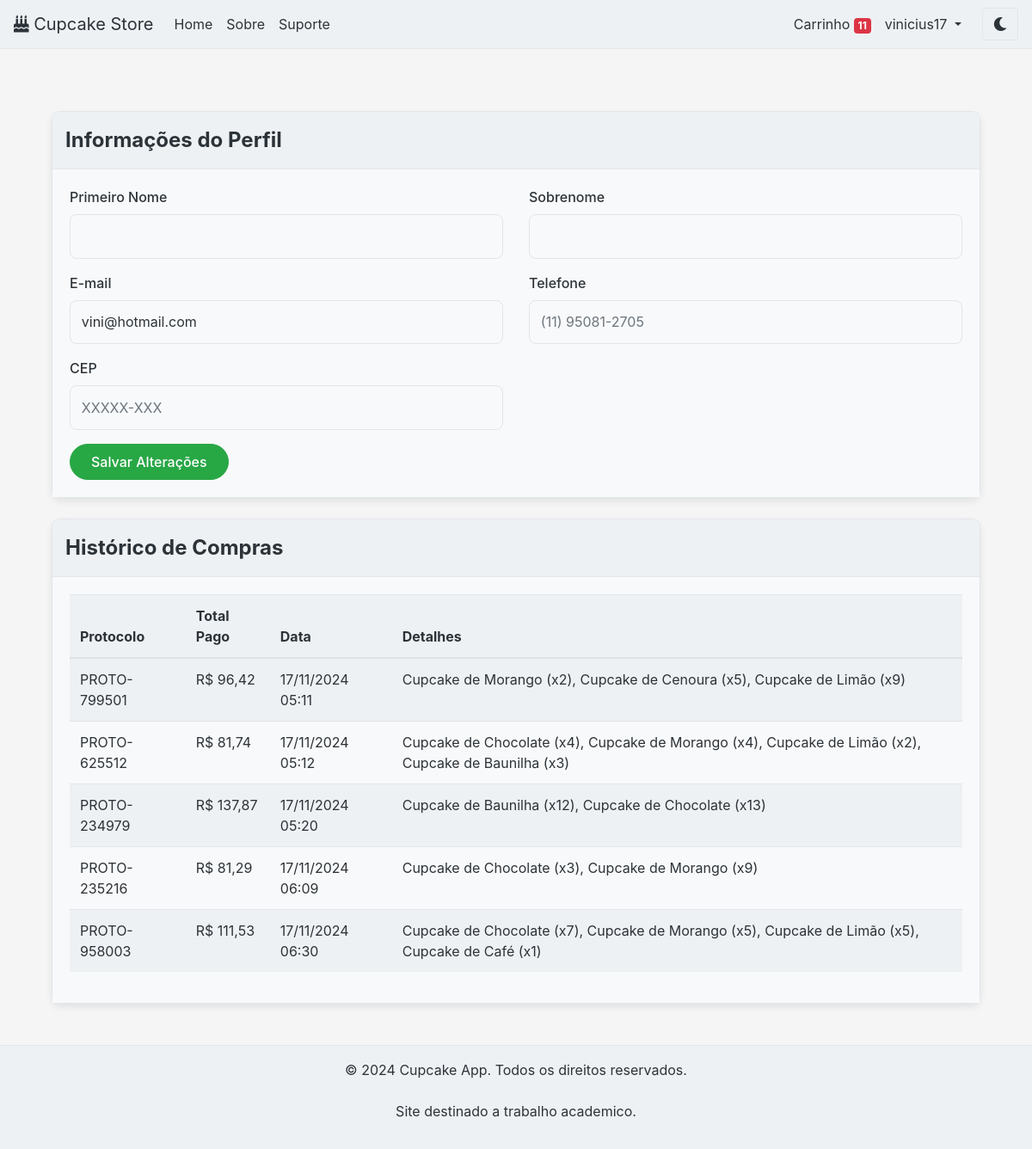
Page /perfil/ (signed in) on the committed database.
### meu_app/models.py (models this page shows, shortened)
class Compra(models.Model):
    usuario = models.ForeignKey(User, on_delete=models.CASCADE, related_name="compras")
    protocolo = models.CharField(max_length=20, unique=True)
    total_pago = models.DecimalField(max_digits=10, decimal_places=2)
    criado_em = models.DateTimeField(auto_now_add=True)
    detalhes = models.TextField(blank=True, null=True)
    class Meta:
        verbose_name = "Compra"
        verbose_name_plural = "Compras"

### meu_app/views.py (the view)
# urls.py: path('perfil/', views.perfil, name=PERFIL),  # Página de perfil
@login_required
def perfil(request):
    usuario = request.user
    perfil = Perfil.objects.filter(usuario=usuario).first()  # Recupera ou cria o perfil
    if request.method == 'POST':
        form = EditarPerfilForm(request.POST, instance=usuario)
        if form.is_valid():
            form.save()
            messages.success(request, 'Perfil atualizado com sucesso!')
            return redirect('perfil')
    else:
        form = EditarPerfilForm(instance=usuario, initial={
            'telefone': perfil.telefone if perfil else '',
            'cep': perfil.cep if perfil else '',
        })
    compras = usuario.compras.all()  # Histórico de compras do usuário
    return render(request, 'meu_app/perfil.html', {
        'form': form,
        'usuario': usuario,
        'compras': compras,
    })

### meu_app/forms.py (shortened to what this page needs)
class EditarPerfilForm(forms.ModelForm):
    telefone = forms.CharField(required=False, max_length=15, label="Telefone")
    cep = forms.CharField(required=False, max_length=9, label="CEP")
    class Meta:
        model = User
        fields = ['first_name', 'last_name', 'email']  # Campos do modelo User

### meu_app/context_processors.py (called while the page is built)
def carrinho_count(request):
    if request.user.is_authenticated:
        carrinho = Carrinho.objects.filter(usuario=request.user).first()
        if carrinho:
            return {'carrinho_count': carrinho.carrinhoproduto_set.aggregate(total=Sum('quantidade'))['total'] or 0}
    return {'carrinho_count': 0}

### meu_app/templates/meu_app/perfil.html (shortened to what this page needs)
{% extends 'meu_app/base.html' %}
{% block content %}
<div class="container mt-5">
    <div class="card profile-card mb-4">
        <div class="profile-card-header">Informações do Perfil</div>
        <div class="profile-card-body">
            <form method="post">
                <div class="row">
                    <div class="col-md-6 mb-3">
                        <label for="first_name" class="form-label">Primeiro Nome</label>
                        <input type="text" id="first_name" name="first_name" class="form-control" value="{{ form.instance.first_name }}" required>
                    </div>
                    <div class="col-md-6 mb-3">
                        <label for="last_name" class="form-label">Sobrenome</label>
                        <input type="text" id="last_name" name="last_name" class="form-control" value="{{ form.instance.last_name }}" required>
                    </div>
                </div>
                <div class="row">
                    <div class="col-md-6 mb-3">
                        <label for="email" class="form-label">E-mail</label>
                        <input type="email" id="email" name="email" class="form-control" value="{{ form.instance.email }}" required>
                    </div>
                    <div class="col-md-6 mb-3">
                        <label for="telefone" class="form-label">Telefone</label>
                        <input type="text" id="telefone" name="telefone" class="form-control" value="{{ form.initial.telefone }}" placeholder="(11) 95081-2705" maxlength="15">
                    </div>
                </div>
                <div class="row">
                    <div class="col-md-6 mb-3">
                        <label for="cep" class="form-label">CEP</label>
                        <input type="text" id="cep" name="cep" class="form-control" value="{{ form.initial.cep }}" placeholder="XXXXX-XXX" maxlength="9">
                    </div>
                </div>
                <button type="submit" class="btn btn-success btn-edit">Salvar Alterações</button>
            </form>
        </div>
    </div>
    <div class="card profile-card">
        <div class="profile-card-header">Histórico de Compras</div>
        <div class="profile-card-body">
            {% if compras %}
                <div class="desktop-history">
                    <table class="table table-striped">
                        <thead>
                            <tr>
                                <th>Protocolo</th>
                                <th>Total Pago</th>
                                <th>Data</th>
                                <th>Detalhes</th>
                            </tr>
                        </thead>
                        <tbody>
                            {% for compra in compras %}
                            <tr>
                                <td>{{ compra.protocolo }}</td>
                                <td>R$ {{ compra.total_pago|floatformat:2 }}</td>
                                <td>{{ compra.criado_em|date:"d/m/Y H:i" }}</td>
                                <td>{{ compra.detalhes|default:"Sem detalhes" }}</td>
                            </tr>
                            {% endfor %}
                        </tbody>
                    </table>
                </div>
            {% else %}
                <p class="text-muted">Nenhuma compra realizada ainda.</p>
            {% endif %}
        </div>
    </div>
</div>
{% endblock %}

### meu_app/templates/meu_app/base.html (shortened to what this page needs)
<!DOCTYPE html>
<html lang="en">
<head>
    {% load static %}
    <link rel="stylesheet" href="https://cdn.jsdelivr.net/npm/bootstrap@4.0.0/dist/css/bootstrap.min.css">
    <link rel="stylesheet" href="https://cdnjs.cloudflare.com/ajax/libs/font-awesome/5.15.4/css/all.min.css">
    <link rel="stylesheet" href="{% static 'css/themes.css' %}">
</head>
<body>
    <header>
        <nav class="navbar navbar-expand-lg navbar-light bg-light shadow">
            <a class="navbar-brand text-primary" href="/">
                <i class="fas fa-birthday-cake"></i>
                Cupcake Store
            </a>
            <div class="collapse navbar-collapse" id="navbarNav">
                <ul class="navbar-nav mr-auto">
                    <li class="nav-item">
                        <a class="nav-link" href="{% url 'index' %}">Home</a>
                    </li>
                    <li class="nav-item">
                        <a class="nav-link" href="{% url 'about' %}">Sobre</a>
                    </li>
                    {% if user.is_authenticated %}
                    <li class="nav-item">
                        <a class="nav-link" href="{% url 'suporte' %}">Suporte</a>
                    </li>
                    {% endif %}
                </ul>
                <ul class="navbar-nav">
                    {% if user.is_authenticated %}
                    <li class="nav-item">
                        <a class="nav-link" href="{% url 'carrinho' %}">
                            Carrinho
                            {% if carrinho_count > 0 %}
                            <span class="badge badge-primary">{{ carrinho_count }}</span>
                            {% endif %}
                        </a>
                    </li>
                    {% endif %}
                    {% if user.is_authenticated %}
                    <li class="nav-item dropdown">
                        <a class="nav-link dropdown-toggle" href="#" id="userDropdown" role="button"
                           data-toggle="dropdown" aria-haspopup="true" aria-expanded="false">
                            {{ user.username }}
                        </a>
                    </li>
                    {% endif %}
                    <li class="nav-item">
                        <button id="theme-toggle" class="btn btn-outline-secondary">
                            <i class="fas fa-moon"></i>
                        </button>
                    </li>
                </ul>
            </div>
        </nav>
    </header>
    <main class="container mt-4">
        {% block content %}{% endblock %}
    </main>
    <footer class="footer mt-auto py-3">
        <div class="container text-center">
            <span>&copy; 2024 Cupcake App. Todos os direitos reservados.</span>
            <br>
            <br>
            <p>Site destinado a trabalho academico. </p>
        </div>
    </footer>
</body>
</html>

### staticfiles/css/themes.css (style rules this page uses)
:root { --bg-primary: #f5f5f5; --bg-secondary: #eef1f4; --text-primary: #2c3338; --text-secondary: #6c757d; --border-color: #e2e5e9; --shadow-color: rgba(0, 0, 0, 0.08); --card-bg: #f8f9fa; --input-bg: #f8f9fa; --input-border: #e2e5e9; --navbar-bg: #f8f9fa; --navbar-text: #2c3338; --footer-bg: #eef1f4; --footer-text: #2c3338; --image-border-color: #f8f9fa; --card-light-bg: #eef1f4; --team-card-bg: #f8f9fa; --image-container-bg: #f8f9fa; }
body { min-height: 100vh; display: flex; flex-direction: column; background-color: var(--bg-primary); color: var(--text-primary); }
main { flex: 1 0 auto; }
.footer { background-color: var(--footer-bg); color: var(--footer-text); border-top: 1px solid var(--border-color); padding: 1rem 0; margin-top: 2rem; }
.card, .modal-content { background-color: var(--card-bg); border-color: var(--border-color); }
input, select, textarea { background-color: var(--input-bg) !important; border-color: var(--input-border) !important; color: var(--text-primary) !important; }
.table { color: var(--text-primary); }
.table-striped tbody tr:nth-of-type(odd) { background-color: var(--bg-secondary); }
.navbar { background-color: var(--navbar-bg) !important; border-bottom: 1px solid var(--border-color); }
.navbar-brand, .nav-link { color: var(--navbar-text) !important; }
.navbar .btn-outline-primary, .navbar .btn-outline-secondary { border-color: var(--border-color); color: var(--navbar-text); }
.bg-light { background-color: var(--card-light-bg) !important; }
.form-label { color: var(--text-primary); font-weight: 500; margin-bottom: 0.5rem; }
.form-control { background-color: var(--input-bg); color: var(--text-primary); border-radius: 0.5rem; padding: 0.8rem; border: 1px solid var(--border-color); transition: border-color 0.2s; }
#theme-toggle { padding: 0.375rem 0.75rem; font-size: 1rem; }
@media (min-width: 992px) { .navbar-collapse { display: flex !important; justify-content: space-between; } }
@media (min-width: 992px) { .navbar-nav { align-items: center; } }
@media (min-width: 992px) { #theme-toggle { display: block; margin-left: 1rem; } }
.navbar .badge-primary { background-color: #dc3545 !important; color: white !important; border: none; }
.btn-success { background-color: #28a745 !important; border-color: #28a745 !important; color: white !important; }
.btn-edit { padding: 0.5rem 1.5rem; font-weight: 500; }

### meu_app/templates/meu_app/perfil.html (style rules this page uses)
.profile-card { border: 1px solid var(--border-color); border-radius: 10px; box-shadow: 0 4px 8px var(--shadow-color); background-color: var(--card-bg); }
.profile-card-header { background-color: var(--bg-secondary); border-bottom: 1px solid var(--border-color); padding: 15px; border-top-left-radius: 10px; border-top-right-radius: 10px; font-size: 1.5rem; font-weight: bold; color: var(--text-primary); }
.profile-card-body { padding: 20px; background-color: var(--card-bg); color: var(--text-primary); }
.btn-edit { background-color: var(--bs-primary); color: white; border-radius: 50px; }
.desktop-history { display: block; }
.form-label { color: var(--text-primary); }
.form-control { background-color: var(--input-bg); border-color: var(--border-color); color: var(--text-primary); }
.table { color: var(--text-primary); }
.table th { background-color: var(--bg-secondary); border-color: var(--border-color); }
.table td { border-color: var(--border-color); }
.table-striped tbody tr:nth-of-type(odd) { background-color: var(--bg-secondary); }
.profile-card { margin-bottom: 3rem; }

### rows in the picture
Compra: protocolo "PROTO-799501", total_pago "96,42", criado_em "17/11/2024 05:11", detalhes "Cupcake de Morango (x2), Cupcake de Cenoura (x5), Cupcake de Limão (x9)"
Compra: protocolo "PROTO-625512", total_pago "81,74", criado_em "17/11/2024 05:12", detalhes "Cupcake de Chocolate (x4), Cupcake de Morango (x4), Cupcake de Limão (x2), Cupcake de Baunilha (x3)"
Compra: protocolo "PROTO-234979", total_pago "137,87", criado_em "17/11/2024 05:20", detalhes "Cupcake de Baunilha (x12), Cupcake de Chocolate (x13)"
Compra: protocolo "PROTO-235216", total_pago "81,29", criado_em "17/11/2024 06:09", detalhes "Cupcake de Chocolate (x3), Cupcake de Morango (x9)"
Compra: protocolo "PROTO-958003", total_pago "111,53", criado_em "17/11/2024 06:30", detalhes "Cupcake de Chocolate (x7), Cupcake de Morango (x5), Cupcake de Limão (x5), Cupcake de Café (x1)"

### other values in the picture
{{ carrinho_count }} "11"
{{ user.username }} "vinicius17"
